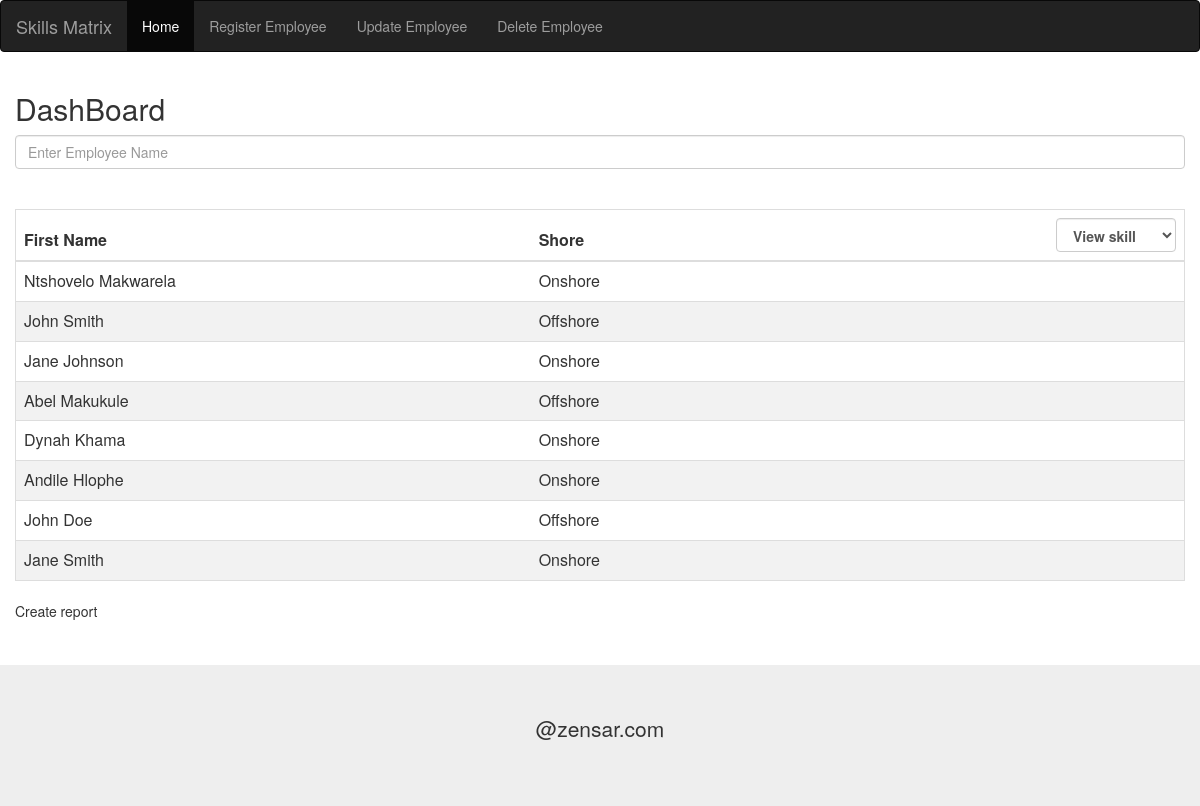
Before: / with the older database file.
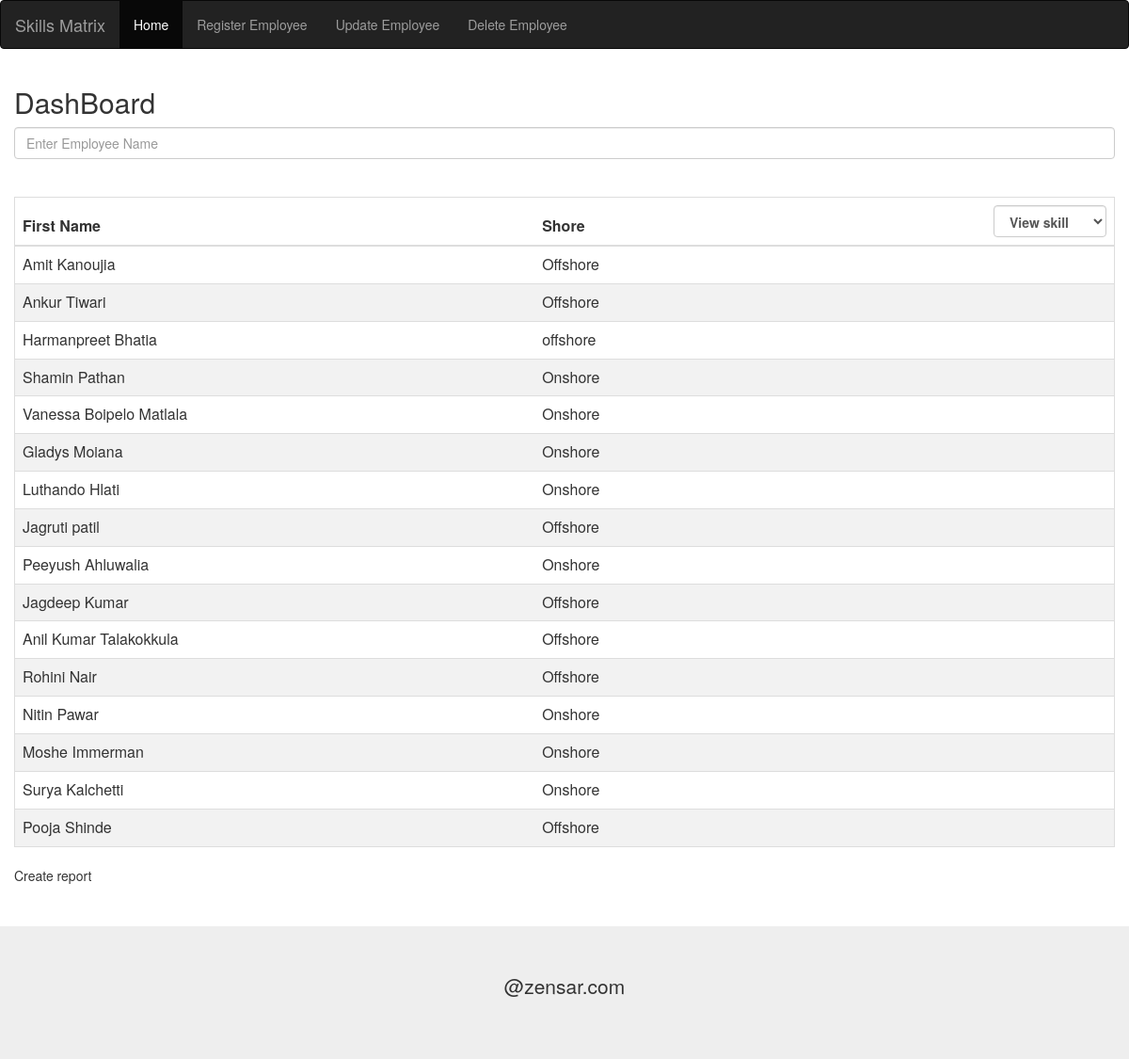
After: the same page with the newer database file.
### tables this page shows
CREATE TABLE EMPLOYEES
(EMP_ID INT AUTO_INCREMENT PRIMARY KEY,
NAMES VARCHAR(60) NOT NULL,
SHORE VARCHAR(20) NOT NULL,
ROLE_ID INT NOT NULL);

### DBManager.php (called while the page is built, shortened)
<?php
function search($search_text) {
    $query = "SELECT distinct(e.NAMES), emp_id, e.SHORE
            FROM employees e, b_employee_skills es, skills s, m_skills_level sl
            WHERE  e.EMP_ID = es.EMPLOYEE_ID
            AND es.SKILL_ID = s.SKILL_ID
            AND es.LEVEL_ID = sl.LEVEL_ID
            AND CONCAT (e.NAMES, s.SKILL_DESCRIPTION,sl.LEVEL_DESCR)
            LIKE '%" . $search_text . "%'";
    $search_result = executeSQLQuery($query);
}
function executeSQLQuery($query) {
    $connect = mysqli_connect("localhost", "root", "", "matrix");
    return mysqli_query($connect, $query);
}
?>

### dashboard.php (the view, shortened to what this page needs)
<?php
include './DBManager.php';
if ($_SESSION['search_text'] === "*") {
    getAllEmployees();
} else {
    search($_SESSION['search_text']);
}
?>
<!DOCTYPE html>
<html lang="en">
    <head>
        <link rel="stylesheet" href="https://maxcdn.bootstrapcdn.com/bootstrap/3.3.7/css/bootstrap.min.css">
        <link href="Style.css" rel="stylesheet" type="text/css"/>
    </head>
    <body>
        <div class="container">
            <div class="row">
                <div>
                    <h2>DashBoard</h2>
                    <form method="POST">
                        <input type="text" class="form-control" name="txt_search" placeholder="Enter Employee Name"><br></br>
                        <div style="overflow-x:auto;">
                            <table class="table">
                                <thead>
                                    <tr>
                                        <th>First Name</th>
                                        <th>Shore</th>
                                        <th>
                                <form method="POST">
                                    <select class="form-control" onchange="this.form.submit();" name="s_skill" style="width: 120px; float: right">
                                        <option style="color: grey">View skill</option>
                                    </select>
                                </form></th>
                                </tr>
                                </thead>
                                <?php while ($row = mysqli_fetch_array($search_result)): ?>
                                    <tr>
                                        <td><?php echo $row['NAMES']; ?></td>
                                        <td><?php echo $row['SHORE']; ?></td>
                                        <td></td>
                                    </tr>
                                <?php endwhile; ?>
                            </table>
                            <p> Create report<p>
                        </div>
                        <br>
                    </form>
                </div>
            </div>
        </div>
        <div class="jumbotron text-center" style="margin-bottom:0">
            <p>@zensar.com</p>
        </div>
    </body>
</html>

Changed rows visible on the page:
changed employees: NAMES "Ntshovelo Makwarela" → "Amit Kanoujia"; SHORE "Onshore" → "Offshore"
changed employees: NAMES "John Smith" → "Ankur Tiwari"
changed employees: NAMES "Jane Johnson" → "Harmanpreet Bhatia"; SHORE "Onshore" → "offshore"
changed employees: NAMES "Abel Makukule" → "Shamin Pathan"; SHORE "Offshore" → "Onshore"
changed employees: NAMES "Dynah Khama" → "Vanessa Boipelo Matlala"
changed employees: NAMES "Andile Hlophe" → "Gladys Moiana"
changed employees: NAMES "John Doe" → "Luthando Hlati"; SHORE "Offshore" → "Onshore"
now on this page (row edited): employees: NAMES "Jagruti patil", SHORE "Offshore"
now on this page (row edited): employees: NAMES "Peeyush Ahluwalia", SHORE "Onshore"
now on this page (row edited): employees: NAMES "Jagdeep Kumar", SHORE "Offshore"
now on this page (row edited): employees: NAMES "Anil Kumar Talakokkula", SHORE "Offshore"
now on this page (row edited): employees: NAMES "Rohini Nair", SHORE "Offshore"
now on this page (row edited): employees: NAMES "Nitin Pawar", SHORE "Onshore"
now on this page (row edited): employees: NAMES "Moshe Immerman", SHORE "Onshore"
added employees: NAMES "Surya Kalchetti", SHORE "Onshore"
changed employees: NAMES "Jane Smith" → "Pooja Shinde"; SHORE "Onshore" → "Offshore"
